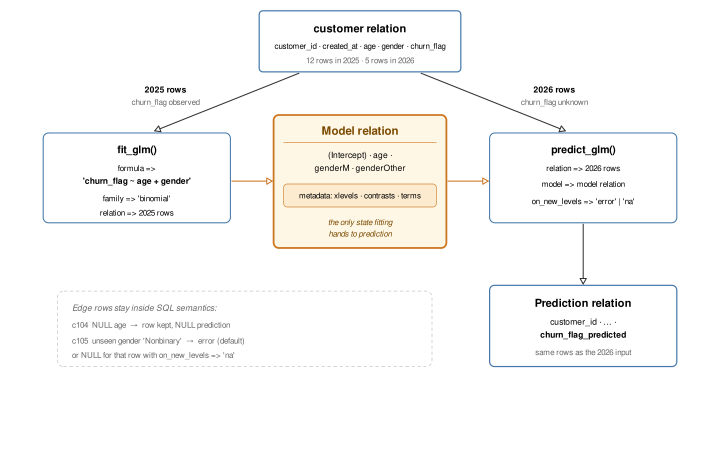

Source code (R):
# Figure 2 (running example): one customer relation feeds fitting (2025
# cohort) and scoring (2026 cohort); the fitted churn model travels between
# the two functions as an ordinary relation.
#
# Same style/palette as figure1_system_overview.R. Regenerate with:
#   docker run --rm -u "$(id -u):$(id -g)" -v "$PWD":/paper -w /paper \
#       fbsql-paper Rscript figures/figure2_running_example.R
# Caption lives in paper/paper.Rmd (fig.cap of the figure2 chunk).

library(grid)

col_lang_line  <- "#4477AA"
col_box_fill   <- "#FFFFFF"
col_box_line   <- "#4477AA"
col_model_fill <- "#FFF7E6"
col_model_line <- "#CC7722"
col_arrow      <- "#333333"
col_note       <- "#666666"

draw <- function() {
    grid.newpage()
    pushViewport(viewport(xscale = c(0, 1000), yscale = c(0, 640)))

    box <- function(x0, y0, x1, y1, fill, border, lwd = 1, lty = "solid", r = 0.06) {
        grid.roundrect(x = unit((x0 + x1) / 2, "native"),
                       y = unit((y0 + y1) / 2, "native"),
                       width = unit(x1 - x0, "native"),
                       height = unit(y1 - y0, "native"),
                       r = unit(r, "snpc"),
                       gp = gpar(fill = fill, col = border, lwd = lwd, lty = lty))
    }
    txt <- function(x, y, label, size = 9, face = "plain", col = "black", just = "centre") {
        grid.text(label, x = unit(x, "native"), y = unit(y, "native"),
                  just = just,
                  gp = gpar(fontsize = size, fontface = face, col = col,
                            fontfamily = "sans"))
    }
    arr <- function(x0, y0, x1, y1, col = col_arrow, lty = "solid", lwd = 1.4) {
        grid.segments(unit(x0, "native"), unit(y0, "native"),
                      unit(x1, "native"), unit(y1, "native"),
                      gp = gpar(col = col, lwd = lwd, lty = lty),
                      arrow = arrow(length = unit(2.2, "mm"), type = "closed"))
    }

    ## customer relation (single source, top center)
    box(360, 540, 640, 625, col_box_fill, col_box_line, lwd = 1.6)
    txt(500, 600, "customer relation", size = 11, face = "bold")
    txt(500, 576, "customer_id · created_at · age · gender · churn_flag", size = 8)
    txt(500, 556, "12 rows in 2025 · 5 rows in 2026", size = 8, col = col_note)

    ## fit_glm (left)
    box(60, 330, 320, 455, col_box_fill, col_box_line, lwd = 1.4)
    txt(190, 432, "fit_glm()", size = 10.5, face = "bold")
    txt(190, 406, "formula =>", size = 8)
    txt(190, 388, "'churn_flag ~ age + gender'", size = 8.5, face = "bold")
    txt(190, 364, "family => 'binomial'", size = 8)
    txt(190, 344, "relation => 2025 rows", size = 8)

    ## predict_glm (right)
    box(680, 330, 940, 455, col_box_fill, col_box_line, lwd = 1.4)
    txt(810, 432, "predict_glm()", size = 10.5, face = "bold")
    txt(810, 406, "relation => 2026 rows", size = 8)
    txt(810, 384, "model => model relation", size = 8)
    txt(810, 360, "on_new_levels => 'error' | 'na'", size = 8)

    ## model relation (center, emphasized)
    box(380, 295, 620, 480, col_model_fill, col_model_line, lwd = 2.4, r = 0.04)
    txt(500, 458, "Model relation", size = 11.5, face = "bold", col = "#7A4A00")
    grid.segments(unit(394, "native"), unit(442, "native"),
                  unit(606, "native"), unit(442, "native"),
                  gp = gpar(col = col_model_line, lwd = 0.8))
    txt(500, 424, "(Intercept) · age ·", size = 8.5)
    txt(500, 406, "genderM · genderOther", size = 8.5)
    box(394, 352, 606, 384, "#FDEBD0", col_model_line, lwd = 0.8, r = 0.15)
    txt(500, 368, "metadata: xlevels · contrasts · terms", size = 8)
    txt(500, 322, "the only state fitting\nhands to prediction", size = 8,
        face = "italic", col = "#7A4A00")

    ## cohort arrows out of customer
    arr(415, 538, 215, 458)
    txt(230, 515, "2025 rows", size = 8.5, face = "bold")
    txt(230, 498, "churn_flag observed", size = 8, col = col_note)
    arr(585, 538, 785, 458)
    txt(770, 515, "2026 rows", size = 8.5, face = "bold")
    txt(770, 498, "churn_flag unknown", size = 8, col = col_note)

    ## fit -> model -> predict
    arr(322, 388, 378, 388, col = col_model_line)
    arr(622, 388, 678, 388, col = col_model_line)

    ## predict -> prediction relation
    arr(810, 328, 810, 245)
    box(680, 130, 940, 243, col_box_fill, col_box_line, lwd = 1.6)
    txt(810, 218, "Prediction relation", size = 11, face = "bold")
    txt(810, 192, "customer_id · … ·", size = 8.5)
    txt(810, 174, "churn_flag_predicted", size = 8.5, face = "bold")
    txt(810, 150, "same rows as the 2026 input", size = 8, col = col_note)

    ## edge-case note (small, unobtrusive)
    box(80, 130, 600, 235, NA, "#BBBBBB", lwd = 0.8, lty = "dashed", r = 0.08)
    txt(100, 212, "Edge rows stay inside SQL semantics:", size = 8.5,
        face = "italic", col = col_note, just = "left")
    txt(100, 188, "c104  NULL age  →  row kept, NULL prediction", size = 8,
        col = col_note, just = "left")
    txt(100, 166, "c105  unseen gender 'Nonbinary'  →  error (default)", size = 8,
        col = col_note, just = "left")
    txt(100, 146, "or NULL for that row with on_new_levels => 'na'", size = 8,
        col = col_note, just = "left")

    popViewport()
}

out_w <- 10
out_h <- 6.4

svg("figures/figure2_running_example.svg", width = out_w, height = out_h)
draw()
invisible(dev.off())

cairo_pdf("figures/figure2_running_example.pdf", width = out_w, height = out_h)
draw()
invisible(dev.off())

cat("wrote figures/figure2_running_example.{svg,pdf}\n")
